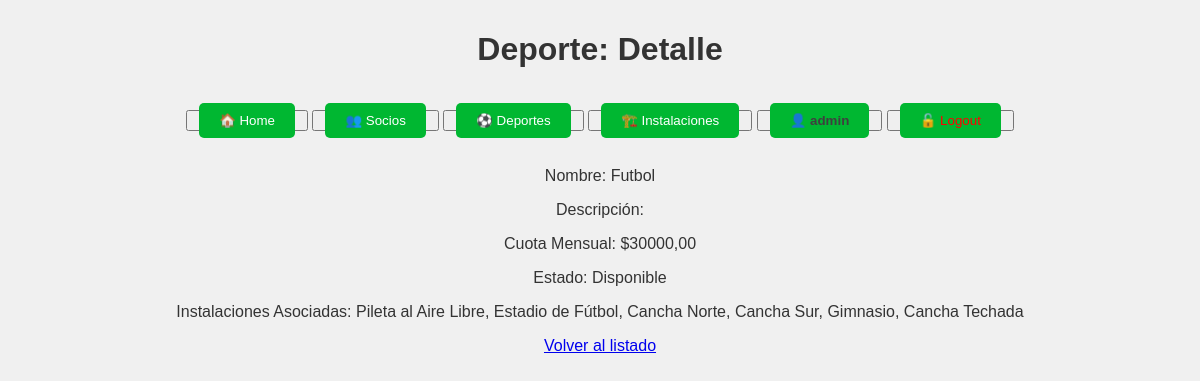
/deportes/1/ (signed in), run on the app's committed database.
### club/models.py (models this page shows, shortened)
class Deporte(models.Model):
    instalaciones = models.ManyToManyField('Instalacion', related_name='deportes')
    nombre = models.CharField(max_length=100, unique=True)
    descripcion = models.TextField(blank=True, null=True)
    cuota_mensual = models.DecimalField(max_digits=8, decimal_places=2, help_text="Cuota mensual para participar en este deporte.")
    disponible = models.BooleanField(default=True)

class Instalacion(models.Model):
    nombre = models.CharField(max_length=100)
    descripcion = models.TextField(blank=True, null=True)
    capacidad = models.IntegerField()
    necesita_reserva = models.BooleanField(default=False)
    horario_disponible = models.CharField(max_length=100, blank=True, null=True)
    disponible = models.BooleanField(default=True)

### club/views.py (the view)
# urls.py: path('deportes/<int:pk>/', DeporteDetailView.as_view(), name='deporte_detail'),
class DeporteDetailView(LoginRequiredMixin, DetailView):
    model = Deporte
    template_name = 'club/deporte_detail.html'

### templates/club/deporte_detail.html
{% extends 'club/base.html' %}
{% block titulo %}
    Deporte: Detalle
{% endblock titulo %}
{% block main %}
    <p>Nombre: {{ object.nombre }}</p>
    <p>Descripción: {{ object.descripcion }}</p>
    <p>Cuota Mensual: ${{ object.cuota_mensual }}</p>
    <p>Estado: {{ object.disponible|yesno:"Disponible,No Disponible" }}</p>
    <p>Instalaciones Asociadas: {% for instalacion in object.instalaciones.all %} {{ instalacion.nombre }}{% if not forloop.last %}, {% endif %}{% empty %} Ninguna {% endfor %}</p>
    <a href="{% url 'deporte_list' %}">Volver al listado</a>
{% endblock %}

### templates/club/navbar.html (shortened to what this page needs)
    <button><a href="{% url 'index' %}">🏠 Home</a></button>
{% if user.is_authenticated %}
    <button><a href="{% url 'socio_list' %}">👥 Socios</a></button>
    <button><a href="{% url 'deporte_list' %}">⚽ Deportes</a></button>
    <button><a href="{% url 'instalaciones_list' %}">🏗️ Instalaciones</a></button>
    <button><a style="color: #3f3f3f; font-weight: bold" href="{% url 'profile' %}">👤 {{ user.username }}</a></button>
    <form action="{% url 'logout' %}" method="post" style="display: inline;">
        <button type="submit"><a style="color: #3f3f3f; color: red;">🔓 Logout</a></button>
    </form>
{% else %}
    <button><a style="color: #3f3f3f;" href="{% url 'login' %}">🔓 Login</a></button>
{% endif %}

### templates/club/base.html (style rules this page uses)
body { font-family: 'Arial', sans-serif; margin: 0; padding: 0; background: #f0f0f0; color: #333; }
nav a { color: white; background: #00b731; padding: 10px 20px; text-decoration: none; border-radius: 5px; margin: 5px; }

### data on the page
Deporte: nombre "Futbol", cuota_mensual "30000,00", disponible "Disponible"
Instalacion: nombre "Pileta al Aire Libre"
Instalacion: nombre "Estadio de Fútbol"
Instalacion: nombre "Cancha Norte"
Instalacion: nombre "Cancha Sur"
Instalacion: nombre "Gimnasio"
Instalacion: nombre "Cancha Techada"

### other printed values
{{ user.username }} "admin"
